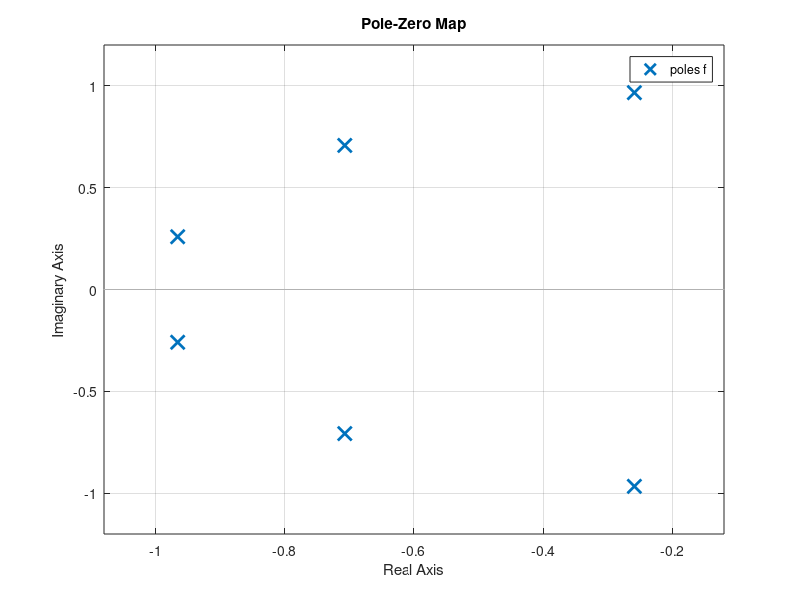

This figure's MATLAB source: (Note: this script raises an error after producing the figure.)
clc;clear;
f=tf([1],[1 3.8637033 7.4641016 9.1416202 7.4641016 3.8637033 1 ])
p=pole(f)
figure
grid on
pzmap(f);
gtext('Suraj-1541016149');
figure

bode(f);
gtext('Suraj-1541016149');
